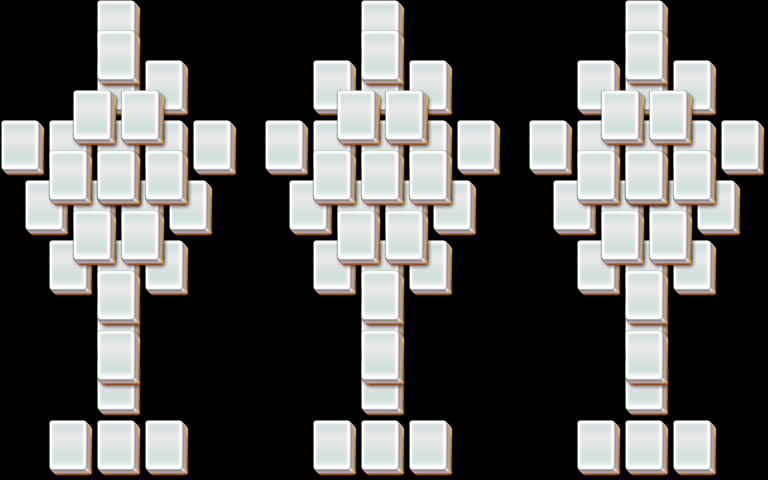

A level layout from a 2D game, rendered from its tile map. Below: a short description, then the map file with tile-grid data replaced by summaries:
An orthogonal 32x16 tile map with 24x30 px tiles, 3 tile layers (layer1, layer2, layer3).

<map version="1.0" orientation="orthogonal" width="32" height="16" tilewidth="24" tileheight="30">
 <properties>
  <property name="species" value="15" />
 </properties>
 <tileset firstgid="1" name="mahjong" tilewidth="48" tileheight="60">
  <image source="mahjong.png" />
 </tileset>
 <layer name="layer1" width="32" height="16">
  <data>[512 cells, 62 non-empty, 1 distinct tile ids]</data>
 </layer>
 <layer name="layer2" width="32" height="16">
  <data>[512 cells, 30 non-empty, 1 distinct tile ids]</data>
 </layer>
 <layer name="layer3" width="32" height="16">
  <data>[512 cells, 2 non-empty, 1 distinct tile ids]</data>
 </layer>
</map>
